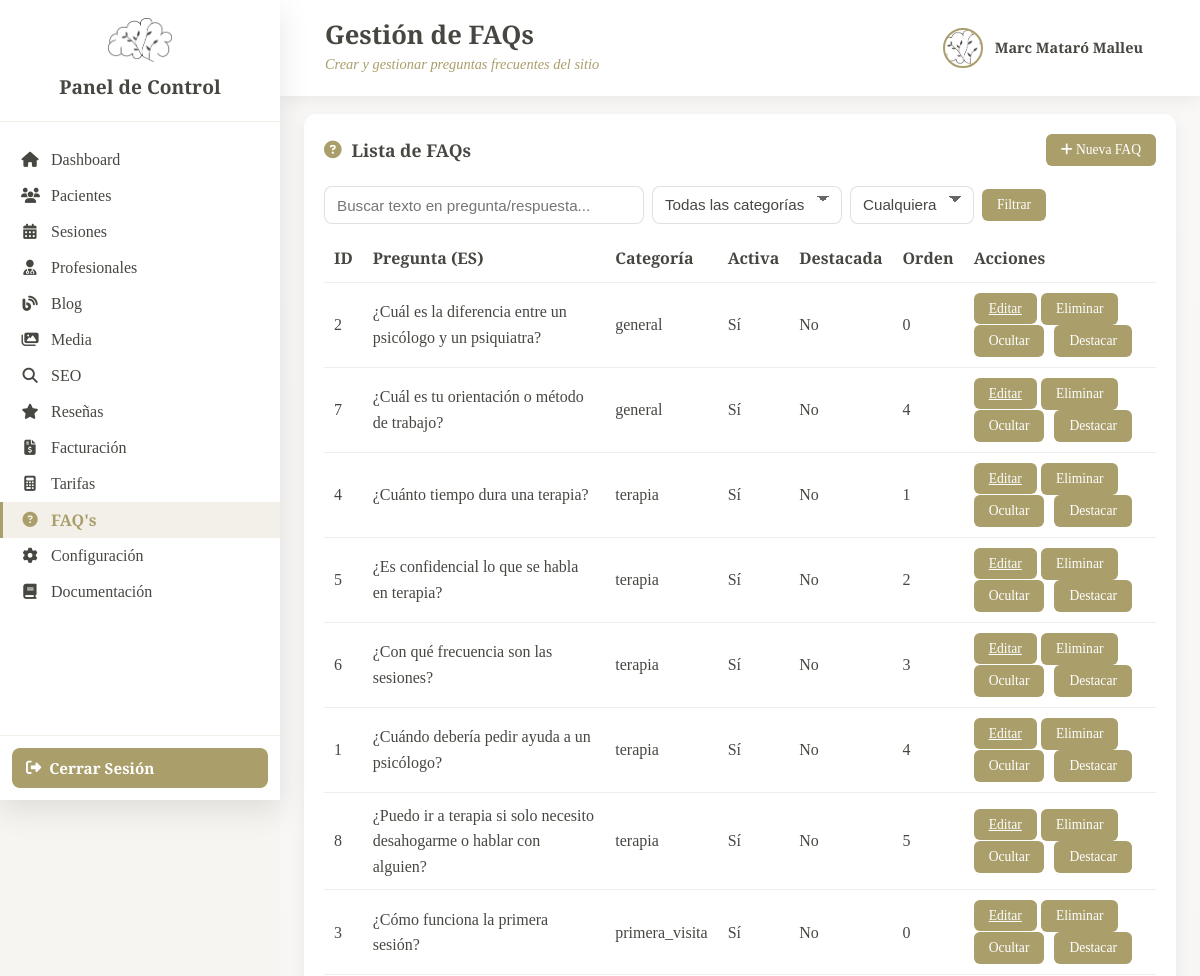
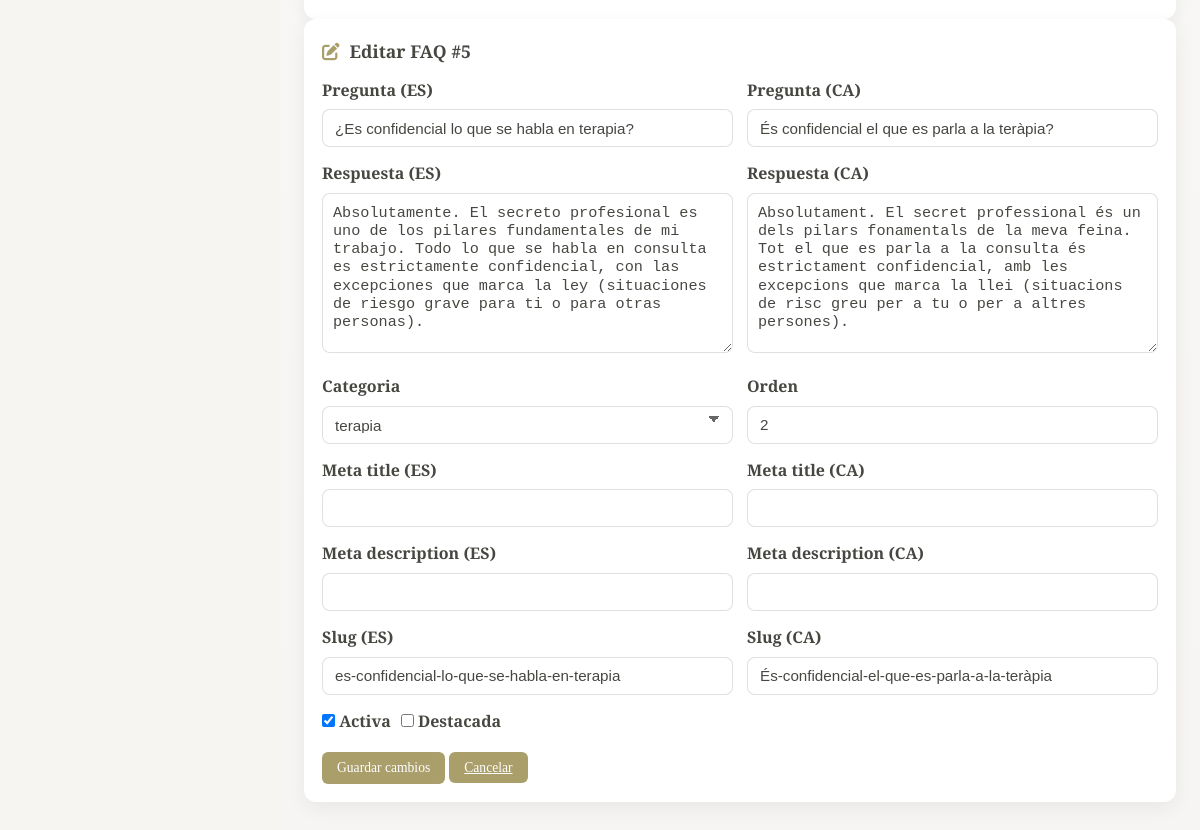
Screenshot of /_pcontrol/gfaq.php?vista=editar&id=5 (signed in) with the database file from the repository (2 pictures, top to bottom).
### tables this page shows
CREATE TABLE `faqs` (
  `id_faq` int NOT NULL,
  `pregunta_ca` varchar(255) NOT NULL,
  `pregunta_es` varchar(255) NOT NULL,
  `resposta_ca` text NOT NULL,
  `resposta_es` text NOT NULL,
  `categoria` enum('general','terapia','tarifes','tecnica','primera_visita','urgencies') DEFAULT 'general',
  `ordre` int DEFAULT '0' COMMENT 'Ordre dins de la categoria',
  `activa` tinyint(1) DEFAULT '1',
  `destacada` tinyint(1) DEFAULT '0' COMMENT 'Si apareix a la pàgina principal',
  `meta_title_ca` varchar(60) DEFAULT NULL,
  `meta_title_es` varchar(60) DEFAULT NULL,
  `meta_description_ca` varchar(160) DEFAULT NULL,
  `meta_description_es` varchar(160) DEFAULT NULL,
  `slug_ca` varchar(120) DEFAULT NULL,
  `slug_es` varchar(120) DEFAULT NULL,
  `vegades_visualitzada` int DEFAULT '0',
  `vegades_util` int DEFAULT '0' COMMENT 'Quant han dit que els ha estat útil',
  `data_creacio` datetime DEFAULT CURRENT_TIMESTAMP,
  `data_actualitzacio` datetime DEFAULT CURRENT_TIMESTAMP ON UPDATE CURRENT_TIMESTAMP
);

### classes/faqs.php (called while the page is built, shortened)
<?php
class Faq {
    private $conn;
    private $table = 'faqs';
    public function __construct($db) {
        $this->conn = $db;
    }
    public function obtenirPerId($id) {
        $sql = "SELECT * FROM {$this->table} WHERE id_faq = :id LIMIT 1";
        $stmt = $this->conn->prepare($sql);
        if ($stmt->execute([':id' => $id])) {
            return $stmt->fetch(PDO::FETCH_ASSOC);
        }
        return false;
    }
    public function llistar($opts = []) {
        $where = [];
        $params = [];
        $whereSql = $where ? 'WHERE ' . implode(' AND ', $where) : '';
        $sql = "SELECT * FROM {$this->table} {$whereSql} ORDER BY categoria ASC, ordre ASC, id_faq ASC";
        $stmt = $this->conn->prepare($sql);
        if ($stmt->execute($params)) {
            return $stmt->fetchAll(PDO::FETCH_ASSOC);
        }
        return false;
    }
}
?>

### _pcontrol/gfaq.php (the view, shortened to what this page needs)
<?php
require_once __DIR__ . '/../classes/faqs.php';
try {
    $connexio = Connexio::getInstance();
    $pdo = $connexio->getConnexio();
} catch (Exception $e) {
    die('Error de conexión: ' . $e->getMessage());
}
$faqModel = new Faq($pdo);
$vista = $_GET['vista'] ?? 'lista';
$idEditar = $_GET['id'] ?? null;
$busqueda = $_GET['q'] ?? '';
$opts = [];
if (!empty($busqueda)) {
    $sql = "SELECT * FROM faqs WHERE pregunta_es LIKE :q OR resposta_es LIKE :q ORDER BY categoria, ordre, id_faq";
    $stmt = $pdo->prepare($sql);
    $stmt->execute([':q' => "%{$busqueda}%"]);
    $faqs = $stmt->fetchAll(PDO::FETCH_ASSOC);
} else {
    $faqs = $faqModel->llistar($opts);
}
$faqEditar = null;
if ($vista === 'editar' && $idEditar) {
    $faqEditar = $faqModel->obtenirPerId($idEditar);
}
?>
<!DOCTYPE html>
<html lang="es">
<head>
    <link rel="stylesheet" href="https://cdnjs.cloudflare.com/ajax/libs/font-awesome/6.4.0/css/all.min.css">
    <link rel="stylesheet" href="css/dashboard.css">
    <link rel="stylesheet" href="css/configuracion.css">
</head>
<body>
    <?php include 'includes/sidebar.php'; ?>
    <div class="main-content">
        <header class="top-bar">
            <div class="top-bar-left">
                <div class="top-bar-info">
                    <h1>Gestión de FAQs</h1>
                    <p class="date-today">Crear y gestionar preguntas frecuentes del sitio</p>
                </div>
            </div>
            <div class="top-bar-right">
                <div class="user-profile">
                    <img src="../img/Logo.png" alt="Profile" class="profile-img">
                    <span class="profile-name"><?php echo htmlspecialchars($_SESSION['user_name'] ?? 'Usuario'); ?></span>
                </div>
            </div>
        </header>
        <div class="content-wrapper">
            <div class="card">
                <div class="card-header">
                    <h2><i class="fas fa-question-circle"></i> Lista de FAQs</h2>
                    <div>
                        <button id="btnNuevaFaq" class="btn-small" onclick="openModal('modalCrear')"><i class="fas fa-plus"></i> Nueva FAQ</button>
                    </div>
                </div>
                <div style="margin-bottom:12px;">
                    <form method="GET" action="gfaq.php" style="display:flex;gap:8px;align-items:center;flex-wrap:wrap;">
                        <input type="text" name="q" placeholder="Buscar texto en pregunta/respuesta..." value="<?php echo htmlspecialchars($busqueda); ?>" class="form-control" style="width:320px;">
                        <select name="categoria" class="form-control">
                            <option value="">Todas las categorías</option>
                        </select>
                        <select name="activa" class="form-control">
                            <option value="">Cualquiera</option>
                        </select>
                        <button class="btn-small" type="submit">Filtrar</button>
                    </form>
                </div>
                <div class="table-responsive">
                    <table class="faqs-table">
                        <thead>
                            <tr>
                                <th>ID</th>
                                <th>Pregunta (ES)</th>
                                <th>Categoría</th>
                                <th>Activa</th>
                                <th>Destacada</th>
                                <th>Orden</th>
                                <th>Acciones</th>
                            </tr>
                        </thead>
                        <tbody>
                            <?php if (empty($faqs)): ?>
                                <tr><td colspan="7">No se han encontrado FAQs.</td></tr>
                            <?php else: foreach ($faqs as $f): ?>
                                <tr>
                                    <td><?php echo $f['id_faq']; ?></td>
                                    <td><?php echo htmlspecialchars($f['pregunta_es']); ?></td>
                                    <td><?php echo $f['categoria']; ?></td>
                                    <td><?php echo $f['activa'] ? 'Sí' : 'No'; ?></td>
                                    <td><?php echo $f['destacada'] ? 'Sí' : 'No'; ?></td>
                                    <td><?php echo $f['ordre']; ?></td>
                                    <td class="faqs-actions">
                                        <a class="btn-small" href="gfaq.php?vista=editar&id=<?php echo $f['id_faq']; ?>">Editar</a>
                                        <form method="POST" action="gfaq.php" style="display:inline-block;" onsubmit="return confirm('¿Eliminar FAQ #<?php echo $f['id_faq']; ?>?');">
                                            <button class="btn-small" type="submit">Eliminar</button>
                                        </form>
                                        <form method="POST" action="gfaq.php" style="display:inline-block;">
                                            <button class="btn-small" type="submit"><?php echo $f['activa'] ? 'Ocultar' : 'Mostrar'; ?></button>
                                        </form>
                                        <form method="POST" action="gfaq.php" style="display:inline-block;">
                                            <button class="btn-small" type="submit"><?php echo $f['destacada'] ? 'Quitar destaque' : 'Destacar'; ?></button>
                                        </form>
                                    </td>
                                </tr>
                            <?php endforeach; endif; ?>
                        </tbody>
                    </table>
                </div>
            </div>
            <?php if ($vista === 'editar' && $faqEditar): ?>
            <div class="card edit-card">
                <div class="card-header"><h2><i class="fas fa-edit"></i> Editar FAQ #<?php echo $faqEditar['id_faq']; ?></h2></div>
                <form method="POST" action="gfaq.php" class="edit-form">
                    <div class="form-grid">
                        <div>
                            <label>Pregunta (ES)</label>
                            <input type="text" name="pregunta_es" class="form-control" value="<?php echo htmlspecialchars($faqEditar['pregunta_es']); ?>" required>
                        </div>
                        <div>
                            <label>Pregunta (CA)</label>
                            <input type="text" name="pregunta_ca" class="form-control" value="<?php echo htmlspecialchars($faqEditar['pregunta_ca']); ?>" required>
                        </div>
                        <div>
                            <label>Respuesta (ES)</label>
                            <textarea name="resposta_es" class="form-control" rows="4" required><?php echo htmlspecialchars($faqEditar['resposta_es']); ?></textarea>
                        </div>
                        <div>
                            <label>Respuesta (CA)</label>
                            <textarea name="resposta_ca" class="form-control" rows="4" required><?php echo htmlspecialchars($faqEditar['resposta_ca']); ?></textarea>
                        </div>
                        <div>
                            <label>Categoria</label>
                            <select name="categoria" class="form-control">
                                <?php $cats = ['general','terapia','tarifes','tecnica','primera_visita','urgencies']; foreach($cats as $c): ?>
                                    <option value="<?php echo $c; ?>" <?php echo $faqEditar['categoria'] === $c ? 'selected' : ''; ?>><?php echo $c; ?></option>
                                <?php endforeach; ?>
                            </select>
                        </div>
                        <div>
                            <label>Orden</label>
                            <input type="number" name="ordre" class="form-control" value="<?php echo $faqEditar['ordre']; ?>">
                        </div>
                        <div>
                            <label>Meta title (ES)</label>
                            <input type="text" name="meta_title_es" class="form-control" value="<?php echo htmlspecialchars($faqEditar['meta_title_es']); ?>">
                        </div>
                        <div>
                            <label>Meta title (CA)</label>
                            <input type="text" name="meta_title_ca" class="form-control" value="<?php echo htmlspecialchars($faqEditar['meta_title_ca']); ?>">
                        </div>
                        <div>
                            <label>Meta description (ES)</label>
                            <input type="text" name="meta_description_es" class="form-control" value="<?php echo htmlspecialchars($faqEditar['meta_description_es']); ?>">
                        </div>
                        <div>
                            <label>Meta description (CA)</label>
                            <input type="text" name="meta_description_ca" class="form-control" value="<?php echo htmlspecialchars($faqEditar['meta_description_ca']); ?>">
                        </div>
                        <div>
                            <label>Slug (ES)</label>
                            <input type="text" name="slug_es" class="form-control" value="<?php echo htmlspecialchars($faqEditar['slug_es']); ?>">
                        </div>
                        <div>
                            <label>Slug (CA)</label>
                            <input type="text" name="slug_ca" class="form-control" value="<?php echo htmlspecialchars($faqEditar['slug_ca']); ?>">
                        </div>
                        <div style="display:flex;align-items:center;gap:10px;">
                            <label><input type="checkbox" name="activa" <?php echo $faqEditar['activa'] ? 'checked' : ''; ?>> Activa</label>
                            <label><input type="checkbox" name="destacada" <?php echo $faqEditar['destacada'] ? 'checked' : ''; ?>> Destacada</label>
                        </div>
                    </div>
                    <div style="margin-top:12px;">
                        <button class="btn-small" type="submit">Guardar cambios</button>
                        <a class="btn-small" href="gfaq.php">Cancelar</a>
                    </div>
                </form>
            </div>
            <?php endif; ?>
        </div>
    </div>
</body>
</html>

### rows the page displays
faqs: id_faq "2", pregunta_es "¿Cuál es la diferencia entre un psicólogo y un psiquiatra?", categoria "general", activa "Sí", destacada "No", ordre "0"
faqs: id_faq "7", pregunta_es "¿Cuál es tu orientación o método de trabajo?", categoria "general", activa "Sí", destacada "No", ordre "4"
faqs: id_faq "4", pregunta_es "¿Cuánto tiempo dura una terapia?", categoria "terapia", activa "Sí", destacada "No", ordre "1"
faqs: id_faq "5", pregunta_es "¿Es confidencial lo que se habla en terapia?", categoria "terapia", shows "Sí", shows "No", ordre "2", shows "Ocultar", shows "Destacar", pregunta_ca "És confidencial el que es parla a la teràpia?", resposta_es "Absolutamente. El secreto profesional es uno de los pilares fundamentales de mi trabajo. Todo lo que se habla en consulta es estrictamente confidencial, con las excepciones que marca la ley (situaciones de riesgo grave para ti o para otras personas).", resposta_ca "Absolutament. El secret professional és un dels pilars fonamentals de la meva feina. Tot el que es parla a la consulta és estrictament confidencial, amb les excepcions que marca la llei (situacions de risc greu per a tu o per a altres persones).", slug_es "es-confidencial-lo-que-se-habla-en-terapia", slug_ca "És-confidencial-el-que-es-parla-a-la-teràpia", activa "☑"
faqs: id_faq "6", pregunta_es "¿Con qué frecuencia son las sesiones?", categoria "terapia", activa "Sí", destacada "No", ordre "3"
faqs: id_faq "1", pregunta_es "¿Cuándo debería pedir ayuda a un psicólogo?", categoria "terapia", activa "Sí", destacada "No", ordre "4"
faqs: id_faq "8", pregunta_es "¿Puedo ir a terapia si solo necesito desahogarme o hablar con alguien?", categoria "terapia", activa "Sí", destacada "No", ordre "5"
faqs: id_faq "3", pregunta_es "¿Cómo funciona la primera sesión?", categoria "primera_visita", activa "Sí", destacada "No", ordre "0"

### other values shown
$_SESSION['user_name'] "Marc Mataró Malleu"
